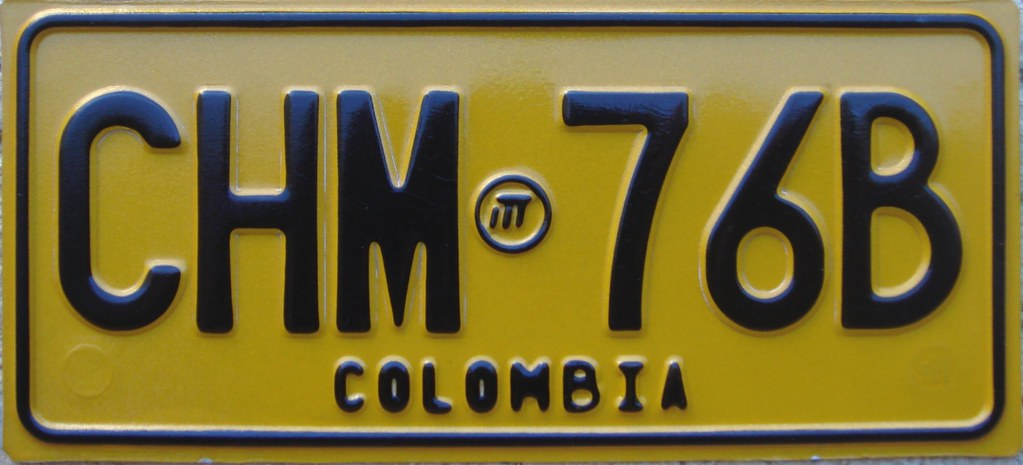
#> input picture backend/examples/images/1.jpeg, 1023 x 465 px
$ python -i preprocess_crop.py   (imports and definitions only)
#> lines starting #> are read from the running program, lines starting #| are printed output that depends on the picture; after the words box and inside, x2 and y2 are one past the last pixel; in counts of white or black regions, pixels touching at a corner belong together
#> further down, picture is the input picture: shape (465, 1023, 3); mean B, G, R 52.2, 109.9, 123.5
import cv2
import numpy as np


def correct_skew(image):
    """
    Calcula el ángulo de inclinación del contenido en la imagen y lo endereza
    solo si se encuentra dentro de un rango físico razonable (-15 a 15 grados).
    """
    gray = cv2.cvtColor(image, cv2.COLOR_BGR2GRAY)
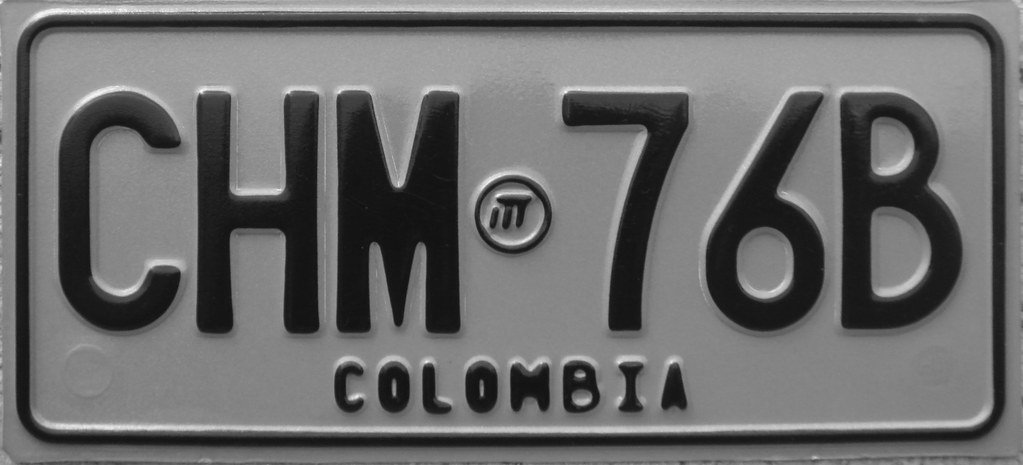
#> gray: shape (465, 1023); min 13, max 250, mean 107.4
    gray = cv2.bitwise_not(gray)
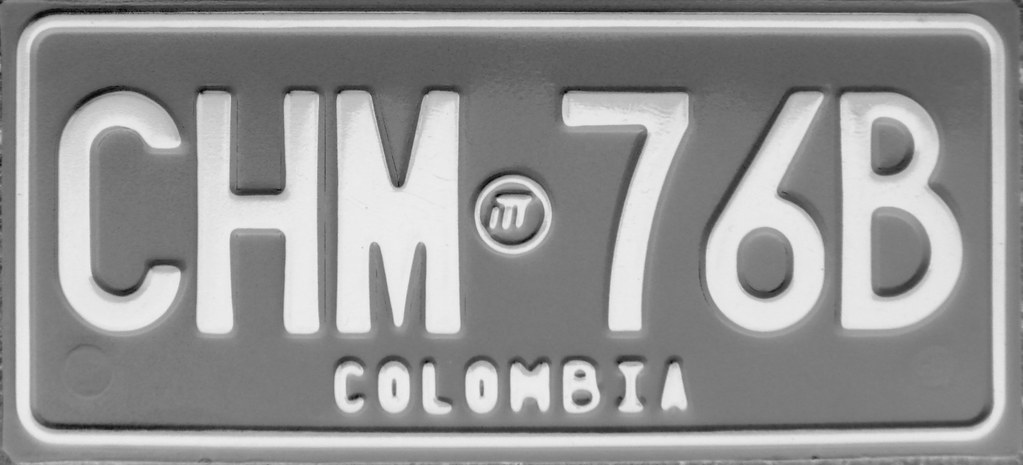
#> gray: shape (465, 1023); min 5, max 242, mean 147.6
    thresh = cv2.threshold(gray, 0, 255, cv2.THRESH_BINARY | cv2.THRESH_OTSU)[1]
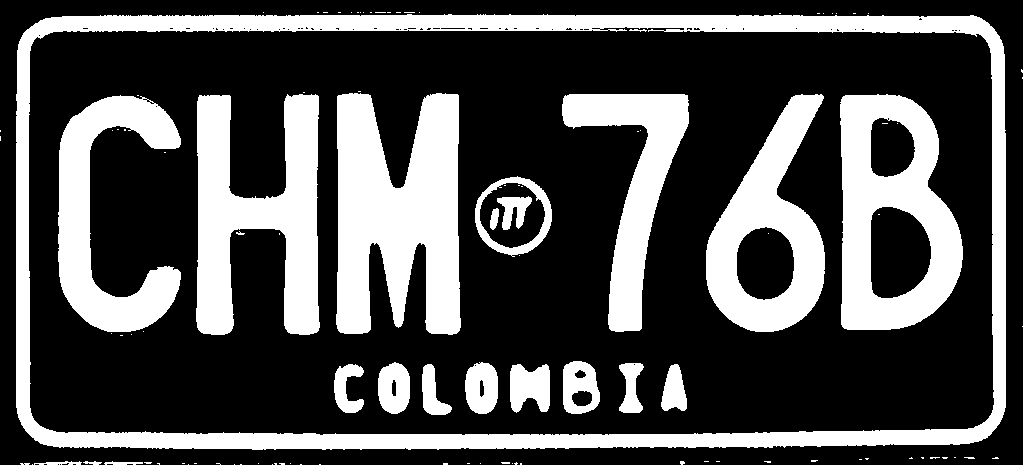
#> thresh: shape (465, 1023); 30.8% white; 109 white regions (87 under 20 px), largest, box (x1, y1, x2, y2) and area: (16, 14, 1006, 450) 40268, (336, 93, 461, 335) 22748, (196, 94, 320, 335) 17649
    coords = np.column_stack(np.where(thresh > 0))
#> coords = 146552 pairs, first value 12 to 464, second value 0 to 1022

    if len(coords) < 50:
        return image

    angle = cv2.minAreaRect(coords)[-1]
#> angle = -90

    if angle < -45:
        angle = -(90 + angle)
#> angle = 0
    else:
        angle = -angle

    # Protección: Si el ángulo calculado supera los 15°, suele ser ruido del marco de la placa
    if abs(angle) > 15 or abs(angle) < 0.5:
        return image

    (h, w) = image.shape[:2]
    center = (w // 2, h // 2)
    M = cv2.getRotationMatrix2D(center, angle, 1.0)
    rotated = cv2.warpAffine(image, M, (w, h), flags=cv2.INTER_CUBIC, borderMode=cv2.BORDER_REPLICATE)

    return rotated


def process_crop(yolo_crop):
    """
    Reescala recortes pequeños, endereza la perspectiva, convierte a grises y aplica CLAHE.
    """
    h, w = yolo_crop.shape[:2]

    # Si la placa está lejos (altura menor a 65px), duplicamos su tamaño para ayudar a EasyOCR
    if h < 65:
        scale = 65.0 / max(1, h)
        yolo_crop = cv2.resize(yolo_crop, None, fx=scale, fy=scale, interpolation=cv2.interp_cubic if hasattr(cv2, 'interp_cubic') else cv2.INTER_CUBIC)

    aligned_img = correct_skew(yolo_crop)
    gray_img = cv2.cvtColor(aligned_img, cv2.COLOR_BGR2GRAY)

    clahe = cv2.createCLAHE(clipLimit=2.0, tileGridSize=(8, 8))
    enhanced_img = clahe.apply(gray_img)

    return enhanced_img

>>> import cv2
>>> picture = cv2.imread('../../examples/images/1.jpeg')
>>> result = correct_skew(picture)
